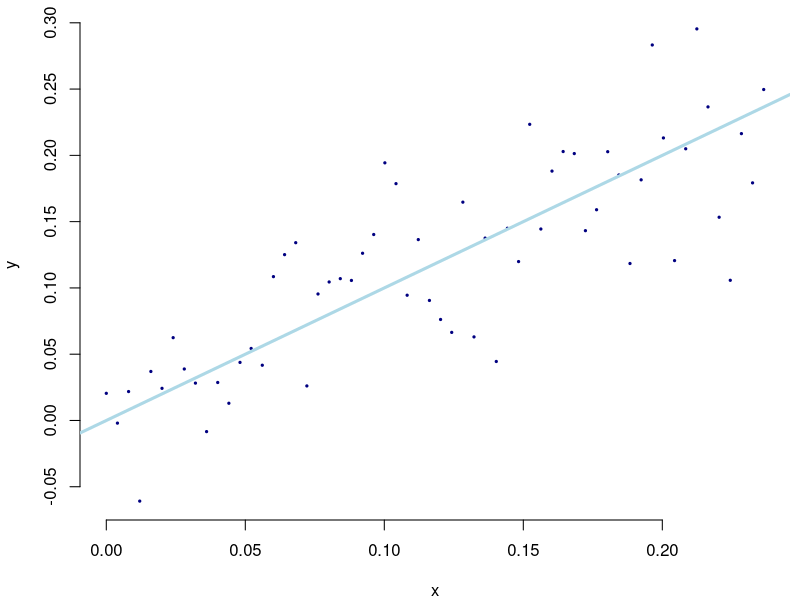
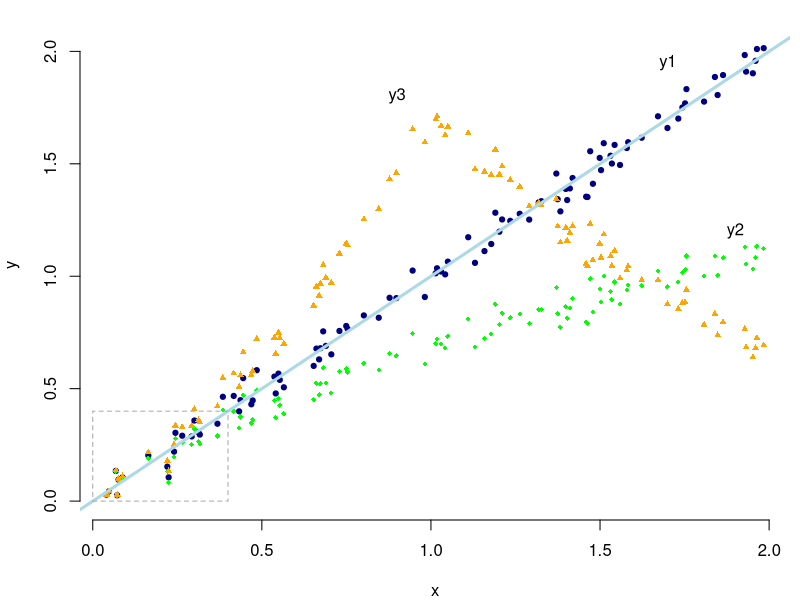

Generate these figures, in order, with R:
set.seed(3527)

pars <- par()$mar
par(mar=c(4, 4, 0.5, 0.5))

#label===EXT1
n <- 500
x <- seq(0, 2, length=n)           # (@\wingding{1}@)
e <- rnorm(n, 0, 0.05)             # (@\wingding{2}@)
y1 <- x + e                        # (@\wingding{3}@)
y2 <- log(1 + x) + e               # (@\wingding{4}@)
sgn <- ifelse(x > 1, -1, 1)        # (@\wingding{5}@)
y3 <- (x <= 1)*exp(sgn*x) + 
  (x > 1)*exp(-0.5*x+1.5) - 1 + e  # (@\wingding{6}@)
#===end

pdf("images/chapter_6/extra1.pdf", width=4, height=4)
par(mar=c(4, 4, 0.5, 0.5))
n1 <- 60
plot(x[1:n1], y1[1:n1], pch=19, cex=0.3, col="navyblue",
     xlab="x", ylab="y", axes=FALSE)
axis(1); axis(2)
abline(0,1, lwd=3, col="lightblue")
dev.off()

pdf("images/chapter_6/extra2.pdf", width=4, height=4)
par(mar=c(4, 4, 0.5, 0.5))
#label===EXT2
pts <- sample(1:n, 100)
plot(x[pts], y1[pts], pch=19, cex=0.7, col="navyblue",
     xlab="x", ylab="y", ylim=c(0, 2.1), axes=FALSE)
points(x[pts], y2[pts], pch=18, cex=0.7, col="green")
points(x[pts], y3[pts], pch=17, cex=0.7, col="orange")
text(1.7, 1.95, 'y1')
text(1.9, 1.2, 'y2')
text(0.9, 1.8, 'y3')
axis(1); axis(2)
abline(0,1, lwd=3, col="lightblue")
rect(0, 0, 0.4, 0.4, lty = 2, border="grey66")
#===end
dev.off()

par(mar = pars)
